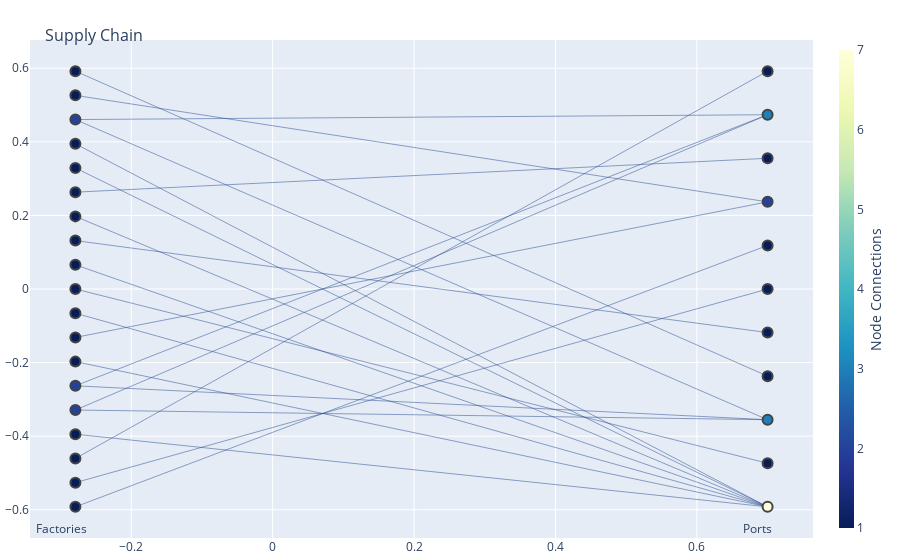

This figure's notebook cell:
### Code cell
fig = go.Figure(data=[edge_trace, node_trace],
             layout=go.Layout(
                title='<br>Supply Chain',
                titlefont_size=16,
                showlegend=False,
                hovermode='closest',
                margin=dict(b=20,l=5,r=5,t=40),
                annotations=[dict(text="Factories",
                     showarrow=False,
                     xref="paper", yref="paper",
                     x=0.005, y=-0.002 ),
                             dict(text="Ports",
                     showarrow=False,
                     xref="paper", yref="paper",
                     x=0.95, y=-0.002 )],
                xaxis=dict(showgrid=True, zeroline=False, showticklabels=True),
                yaxis=dict(showgrid=True, zeroline=False, showticklabels=True))
                )
fig

### Figure 1 — Plotly figure (JSON) as saved in the notebook; plotly's stock layout.template omitted (floating-point values rounded to 4 significant figures)
{"data": [{"hoverinfo": "none", "line": {"color": "#25488e", "width": 0.5}, "mode": "lines", "type": "scatter", "x": [-0.2789, 0.7, null, -0.2789, 0.7, null, 0.7, -0.2789, null, 0.7, -0.2789, null, 0.7, -0.2789, null, 0.7, -0.2789, null, -0.2789, 0.7, null, -0.2789, 0.7, null, 0.7, -0.2789, null, 0.7, -0.2789, null, 0.7, -0.2789, null, 0.7, -0.2789, null, 0.7, -0.2789, null, 0.7, -0.2789, null, -0.2789, 0.7, null, -0.2789, 0.7, null, 0.7, -0.2789, null, -0.2789, 0.7, null, -0.2789, 0.7, null, -0.2789, 0.7, null, -0.2789, 0.7, null, -0.2789, 0.7, null], "y": [0.4605, 0.4737, null, 0.4605, -0.3553, null, 0.4737, -0.3289, null, 0.4737, -0.2632, null, -0.3553, -0.3289, null, -0.3553, -0.2632, null, 0.5921, -0.2368, null, 0.3289, -0.5921, null, -0.5921, -0.3947, null, -0.5921, 0.3947, null, -0.5921, -0.06579, null, -0.5921, 0.1974, null, -0.5921, 0.06579, null, -0.5921, -0.1974, null, -0.5263, 4.382e-18, null, -0.1316, 0.2368, null, 0.2368, 0.5263, null, 0.2632, 0.3553, null, -0.4605, 0.5921, null, 0.1316, -0.1184, null, -0.5921, 0.1184, null, 4.382e-18, -0.4737, null]}, {"hoverinfo": "text", "marker": {"color": [2, 3, 3, 1, 1, 1, 7, 1, 1, 1, 2, 1, 2, 1, 1, 2, 1, 1, 1, 1, 1, 1, 1, 1, 1, 1, 1, 1, 1, 1], "colorbar": {"thickness": 15, "title": {"side": "right", "text": "Node Connections"}, "xanchor": "left"}, "colorscale": [[0, "rgb(255,255,217)"], [0.125, "rgb(237,248,177)"], [0.25, "rgb(199,233,180)"], [0.375, "rgb(127,205,187)"], [0.5, "rgb(65,182,196)"], [0.625, "rgb(29,145,192)"], [0.75, "rgb(34,94,168)"], [0.875, "rgb(37,52,148)"], [1, "rgb(8,29,88)"]], "line": {"width": 2}, "reversescale": true, "showscale": true, "size": 10}, "mode": "markers", "text": ["PLANT01 Number of Links: 2", "PORT01 Number of Links: 3", "PORT02 Number of Links: 3", "PLANT02 Number of Links: 1", "PORT03 Number of Links: 1", "PLANT03 Number of Links: 1", "PORT04 Number of Links: 7", "PLANT04 Number of Links: 1", "PORT05 Number of Links: 1", "PLANT05 Number of Links: 1", "PORT06 Number of Links: 2", "PLANT06 Number of Links: 1", "PLANT07 Number of Links: 2", "PLANT08 Number of Links: 1", "PLANT09 Number of Links: 1", "PLANT10 Number of Links: 2", "PLANT11 Number of Links: 1", "PLANT12 Number of Links: 1", "PLANT13 Number of Links: 1", "PLANT14 Number of Links: 1", "PORT07 Number of Links: 1", "PLANT15 Number of Links: 1", "PORT08 Number of Links: 1", "PLANT16 Number of Links: 1", "PORT09 Number of Links: 1", "PLANT17 Number of Links: 1", "PORT10 Number of Links: 1", "PLANT18 Number of Links: 1", "PORT11 Number of Links: 1", "PLANT19 Number of Links: 1"], "type": "scatter", "x": [-0.2789, 0.7, 0.7, -0.2789, 0.7, -0.2789, 0.7, -0.2789, 0.7, -0.2789, 0.7, -0.2789, -0.2789, -0.2789, -0.2789, -0.2789, -0.2789, -0.2789, -0.2789, -0.2789, 0.7, -0.2789, 0.7, -0.2789, 0.7, -0.2789, 0.7, -0.2789, 0.7, -0.2789], "y": [0.4605, 0.4737, -0.3553, 0.5921, -0.2368, 0.3289, -0.5921, -0.5263, 4.382e-18, -0.1316, 0.2368, 0.5263, -0.3289, -0.3947, 0.3947, -0.2632, -0.06579, 0.1974, 0.06579, 0.2632, 0.3553, -0.4605, 0.5921, 0.1316, -0.1184, -0.5921, 0.1184, 4.382e-18, -0.4737, -0.1974]}], "layout": {"annotations": [{"showarrow": false, "text": "Factories", "x": 0.005, "xref": "paper", "y": -0.002, "yref": "paper"}, {"showarrow": false, "text": "Ports", "x": 0.95, "xref": "paper", "y": -0.002, "yref": "paper"}], "hovermode": "closest", "margin": {"b": 20, "l": 5, "r": 5, "t": 40}, "showlegend": false, "title": {"font": {"size": 16}, "text": "<br>Supply Chain"}, "xaxis": {"showgrid": true, "showticklabels": true, "zeroline": false}, "yaxis": {"showgrid": true, "showticklabels": true, "zeroline": false}}}
